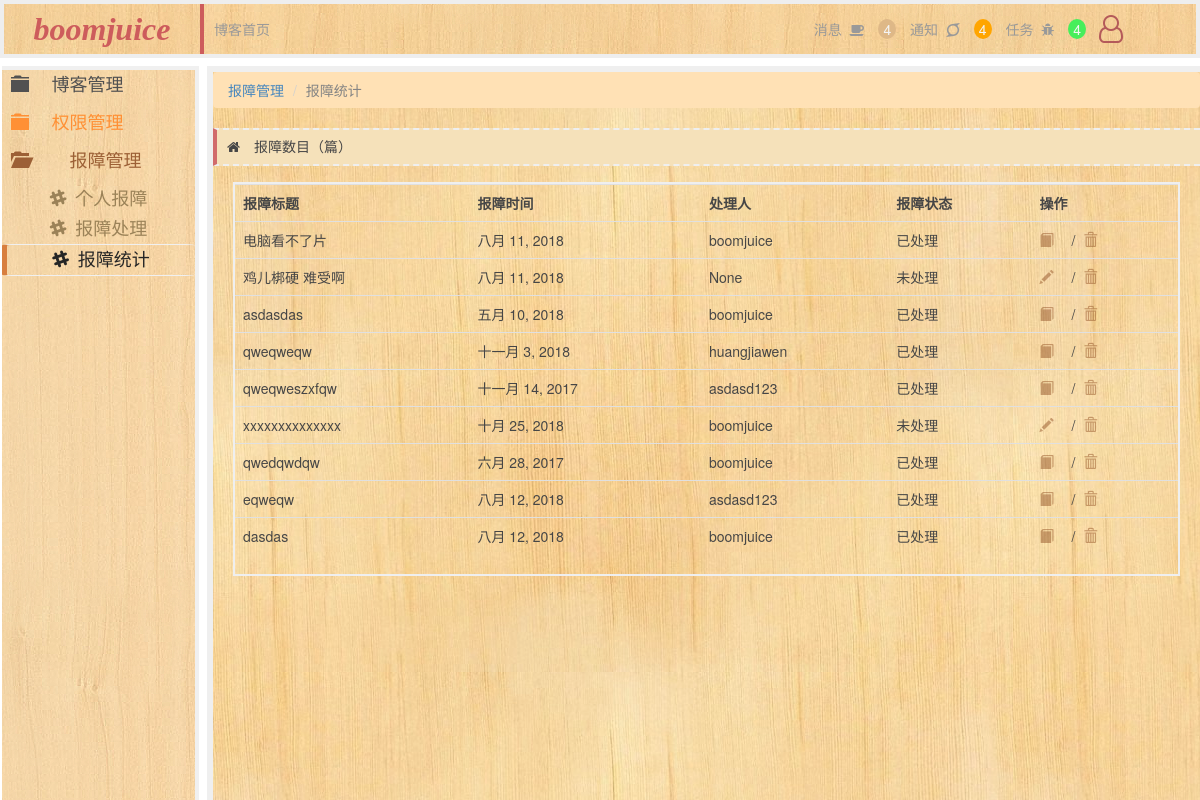
Page /backend/trouble-table on the committed database.
### repository/models.py (models this page shows)
class Trouble(models.Model):
    title = models.CharField(max_length=32)
    detail = models.TextField()
    user = models.ForeignKey('User', related_name='u',)
    status_choices = {
        (1, '未处理'),
        (2, '处理中'),
        (3, '已处理'),
    }
    status = models.IntegerField(choices=status_choices, default=1)
    create_time = models.DateTimeField(default=timezone.now)
    handler = models.ForeignKey('User', related_name='h',null=True,blank=True)
    solution = models.TextField(null=True, blank=True)
    solve_time = models.DateTimeField(null=True,blank=True)
    evaluate_choices = {
        (1, '不是很舒服'),
        (2, '可还行'),
        (3, '舒服舒服'),
        (4, 'nice')
    }
    evaluate = models.IntegerField(choices=evaluate_choices, null=True, blank=True, default=2)
    class Meta:
        db_table = 'Trouble'
        verbose_name_plural = '报障表'

class User(models.Model):
    username = models.CharField(max_length=20, verbose_name='用户名', unique=True)
    nickname = models.CharField(verbose_name='昵称', max_length=32, null=True, blank=True)
    pwd = models.CharField(max_length=32, verbose_name='密码')
    email = models.EmailField(verbose_name='邮箱', unique=True)
    img = models.ImageField(verbose_name='头像', upload_to='static/user_img', null=True)
    fans = models.ManyToManyField(to='User',
                                  through='UserFans',
                                  related_name='f',
                                  through_fields=('user', 'follower'),
                                  verbose_name='粉丝')
    class Meta:
        db_table = 'User'
        verbose_name_plural = '用户信息'
    def __str__(self):
        return self.username

### backend/view/trouble.py (the view)
def trouble_table(request):
    trouble_list = Trouble.objects.all()
    return render(request, 'backend/trouble/backend_trouble_table.html', {'trouble_list': trouble_list})

### templates/backend/trouble/backend_trouble_table.html (shortened to what this page needs)
{% extends 'backend/backend.html' %}
{% load dealwithtime %}
{% block contents %}
    <ol class="breadcrumb">
        <li><a href="/backend/trouble">报障管理</a></li>
        <li class="active">报障统计</li>
    </ol>
    <div class="srcrow">
        <i class="fa fa-home" style="padding: 10px 10px"></i><span> 报障数目（{{ count }}篇）</span>
    </div>
    <div class="article-list">
        <table class="table">
            <th>报障标题</th>
            <th>报障时间</th>
            <th>处理人</th>
            <th>报障状态</th>
            <th>操作</th>
            {% for trouble in trouble_list %}
                <tr>
                    <td> {{ trouble.title }}</td>
                    <td>{{ trouble.create_time | date }}</td>
                    <td>{{ trouble.handler }}</td>
                    <td>{{ trouble.get_status_display }}</td>
                    <td class="method">
                        {% if trouble.status == 3 %}
                            <a href="/backend/solution-view/{{ trouble.id }}"><i
                                    class="glyphicon glyphicon-book ">&nbsp;</i></a>
                            /&nbsp;
                        {% elif trouble.status == 2 %}
                            <a><i
                                    class="glyphicon glyphicon-pencil ">&nbsp;</i></a>
                            /&nbsp;
                        {% else %}
                            <a href="/backend/edit-trouble/{{ trouble.id }}"><i
                                    class="glyphicon glyphicon-pencil ">&nbsp;</i></a>
                            /&nbsp;
                        {% endif %}
                        <a href="" data-toggle="modal" data-target="#myModal" class="article-del">
                            <i class="glyphicon glyphicon-trash"></i>
                        </a>
                    </td>
                </tr>
            {% endfor %}
        </table>
    </div>
{% endblock %}

### static/css/backend/backend.css (style rules this page uses)
body { margin: 0; }
.pg-body .contents .breadcrumb { background: navajowhite; }

### templates/backend/trouble/backend_trouble_table.html (style rules this page uses)
.srcrow { background: wheat; border-left: 4px solid indianred; border-top: 2px dashed #eeeeee; border-bottom: 2px dashed #eeeeee; }
.article-list { margin-top: 16px; margin-left: 20px; margin-right: 20px; border: 2px solid #eeeeee; }
.article-list td i, td a { color: saddlebrown; text-decoration: none; }
.article-list td i { opacity: 0.5; }

### rows in the picture
Trouble: title "电脑看不了片", create_time "八月 11, 2018", handler "boomjuice", status "已处理"
Trouble: title "鸡儿梆硬 难受啊", create_time "八月 11, 2018", handler "None", status "未处理"
Trouble: title "asdasdas", create_time "五月 10, 2018", handler "boomjuice", status "已处理"
Trouble: title "qweqweqw", create_time "十一月 3, 2018", handler "huangjiawen", status "已处理"
Trouble: title "qweqweszxfqw", create_time "十一月 14, 2017", handler "asdasd123", status "已处理"
Trouble: title "xxxxxxxxxxxxxx", create_time "十月 25, 2018", handler "boomjuice", status "未处理"
Trouble: title "qwedqwdqw", create_time "六月 28, 2017", handler "boomjuice", status "已处理"
Trouble: title "eqweqw", create_time "八月 12, 2018", handler "asdasd123", status "已处理"
Trouble: title "dasdas", create_time "八月 12, 2018", handler "boomjuice", status "已处理"
